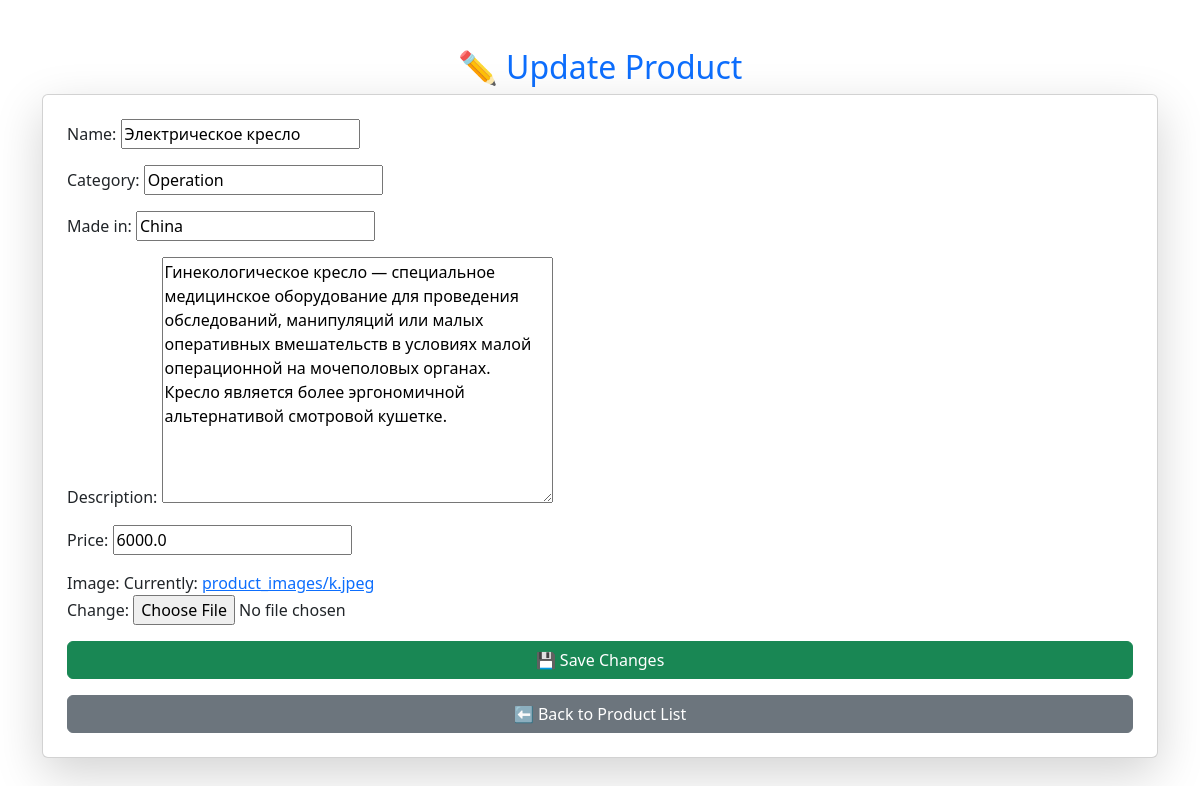
Screenshot of /products/18/update/ with the database file from the repository.
### product/models.py (models this page shows, shortened)
class Product(models.Model):
    name = models.CharField(max_length=100)
    category = models.CharField(max_length=100)
    made_in = models.CharField(max_length=100)
    description = models.TextField()
    price = models.FloatField()
    image = models.ImageField(upload_to='product_images/')
    class Meta:
        verbose_name = 'Product'

### product/views.py (the view, shortened to what this page needs)
# urls.py: path('products/<int:pk>/update/', ProductUpdateView.as_view(), name='update'),
class ProductUpdateView(View):
    def get(self, request, pk):
        product = get_object_or_404(Product, pk=pk)
        form = ProductForm(instance=product)
        return render(request, 'update.html', {'form': form})

### product/forms.py (shortened to what this page needs)
class ProductForm(forms.ModelForm):
    class Meta:
        model = Product
        fields = ['name', 'category', 'made_in', 'description', 'price', 'image']

### templates/update.html (shortened to what this page needs)
<!DOCTYPE html>
<html lang="en">
<head>
    <link rel="stylesheet" href="https://cdn.jsdelivr.net/npm/bootstrap@5.3.0/dist/css/bootstrap.min.css">
</head>
<body>
<div class="container mt-5">
    <h2 class="text-center text-primary">✏️ Update Product</h2>
    <div class="card p-4 shadow-lg">
        <form method="post" enctype="multipart/form-data">
            {{ form.as_p }}
            <button type="submit" class="btn btn-success w-100">💾 Save Changes</button>
        </form>
        <a href="{% url 'list' %}" class="btn btn-secondary w-100 mt-3">⬅️ Back to Product List</a>
    </div>
</div>
</body>
</html>

### rows the page displays
Product: name "Электрическое кресло", category "Operation", made_in "China", description "Гинекологическое кресло — специальное медицинское оборудование для проведения обследований, манипуляций или малых оперативных вмешательств в условиях малой операционной на мочеполовых органах. Кресло является более эргономичной альтернативой смотровой кушетке.", price "6000.0"
